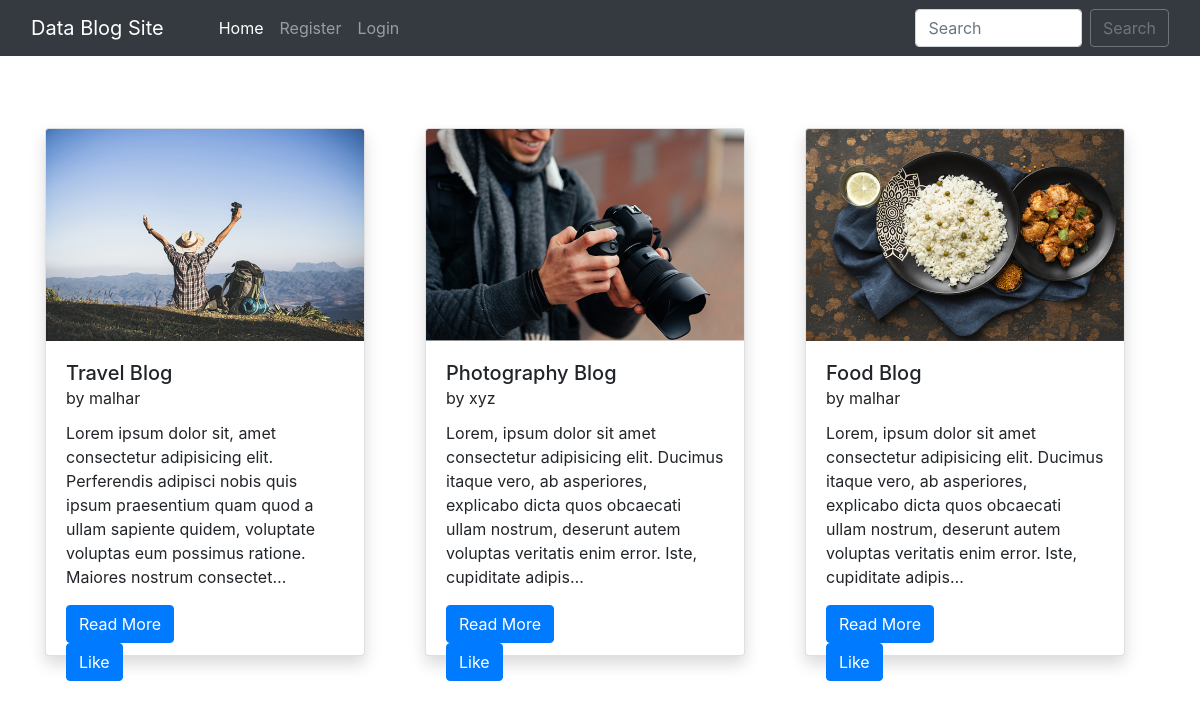
The page / on the database its author committed.
### home/models.py (models this page shows, shortened)
class BlogPost(models.Model):
    title=models.CharField(max_length=255)
    author= models.ForeignKey(User, on_delete=models.CASCADE)
    slug=models.CharField(max_length=130)
    content=models.TextField()
    image = models.ImageField(upload_to="profile_pics", blank=True, null=True)
    dateTime=models.DateTimeField(auto_now_add=True)

### home/views.py (the view)
# urls.py: path("", views.blogs, name="blogs"),
def blogs(request):
    posts = BlogPost.objects.all()
    posts = BlogPost.objects.filter().order_by('-dateTime')
    return render(request, "blog.html", {'posts':posts})

### home/templates/blog.html (shortened to what this page needs)
{% extends 'base.html' %}
{% block homeactive %} active {% endblock homeactive %}
{% block body %}
<div class="container mt-5 mb-3">
    <div class="row">
        {% for post in posts %}
        <div class="col-lg-4 my-4">
            <div class="card shadow" style="width: 20rem; height: 33rem;">
                <img src="/media/{{post.image}}" class="card-img-top" alt="..." height="250px">
                <div class="card-body">
                  <h5 class="card-title">{{post.title}} <br><small>by {{post.author}}</small></h5>
                  <p class="card-text">{{post.content| truncatechars:210}}</p>
                  <a href="blog/{{post.slug}}" class="btn btn-primary">Read More {% if user.is_superuser %}<a href="delete_blog_post/{{post.slug}}/" class="btn btn-danger mx-4">Delete Blog</a>{% endif %}</a>
                  <form action="{% url 'like_post' %}" method="post">
                    <button type="submit" name="post_id" value="{{ post.id }}" class="btn btn-primary">Like </button>
                  </form>
                </div>
              </div>
        </div>
        {% endfor %}
    </div>
</div>
{% endblock %}

### home/templates/base.html (shortened to what this page needs)
<!doctype html>
<html lang="en">
  <head>
    <link href="//maxcdn.bootstrapcdn.com/bootstrap/4.1.1/css/bootstrap.min.css" rel="stylesheet" id="bootstrap-css">
    <link href="https://cdn.jsdelivr.net/npm/bootstrap@5.0.2/dist/css/bootstrap.min.css" rel="stylesheet">
    <link rel="stylesheet" href="https://maxcdn.bootstrapcdn.com/bootstrap/4.0.0/css/bootstrap.min.css">
  </head>
  <body>
    <nav class="navbar navbar-expand-lg navbar-dark bg-dark sticky-top">
        <div class="container-fluid">
          <a class="navbar-brand" href="#">Data Blog Site</a>
          <div class="collapse navbar-collapse" id="navbarSupportedContent">
          <div class="container mx-3">
            <ul class="navbar-nav me-auto mb-2 mb-lg-0">
              <li class="nav-item">
                <a class="nav-link {% block homeactive %} {% endblock homeactive %}" aria-current="page" href="/">Home</a>
              </li>
              {% if user.is_authenticated %}
              <li class="nav-item">
                <a class="nav-link {% block add_blogs_active %} {% endblock add_blogs_active %}" href="/add_blogs/">Add Blogs</a>
              </li>
              <li class="nav-item">
                <a class="nav-link active" href="#">Hello {{request.user}}</a>
              </li>
              <li class="nav-item">
                <a class="nav-link {% block profileactive %} {% endblock profileactive %}" href="/profile/">Profile</a>
              </li>
              <li class="nav-item">
                <a class="nav-link" href="/logout/">Logout</a>
              </li>
              {% else %}
              <li class="nav-item">
                <a class="nav-link {% block registeractive %} {% endblock registeractive %}" href="/register/">Register</a>
              </li>
               <li class="nav-item">
                <a class="nav-link {% block loginactive %} {% endblock loginactive %}" href="/login/">Login</a>
              </li>
              {% endif %}
            </ul>
            </div>
            <form class="d-flex" method="POST" action="/search/"> {% csrf_token %}
              <input class="form-control me-2" type="search" placeholder="Search" name="searched" id="searched" aria-label="Search">
              <button href="/search/" class="btn btn-outline-secondary" type="submit">Search</button>
            </form>
          </div>
        </div>
      </nav>
      {% block body %}
      {% endblock %}
</body>
</html>

### rows shown on the page
BlogPost: image (picture), title "Travel Blog", author "malhar", content "Lorem ipsum dolor sit, amet consectetur adipisicing elit. Perferendis adipisci nobis quis ipsum praesentium quam quod a ullam sapiente quidem, voluptate voluptas eum possimus ratione. Maiores nostrum consectet…", {{ post.id }} 3 (drawn)
BlogPost: image (picture), title "Photography Blog", author "xyz", content "Lorem, ipsum dolor sit amet consectetur adipisicing elit. Ducimus itaque vero, ab asperiores, explicabo dicta quos obcaecati ullam nostrum, deserunt autem voluptas veritatis enim error. Iste, cupiditate adipis…", {{ post.id }} 2 (drawn)
BlogPost: image (picture), title "Food Blog", author "malhar", content "Lorem, ipsum dolor sit amet consectetur adipisicing elit. Ducimus itaque vero, ab asperiores, explicabo dicta quos obcaecati ullam nostrum, deserunt autem voluptas veritatis enim error. Iste, cupiditate adipis…", {{ post.id }} 1 (drawn)
